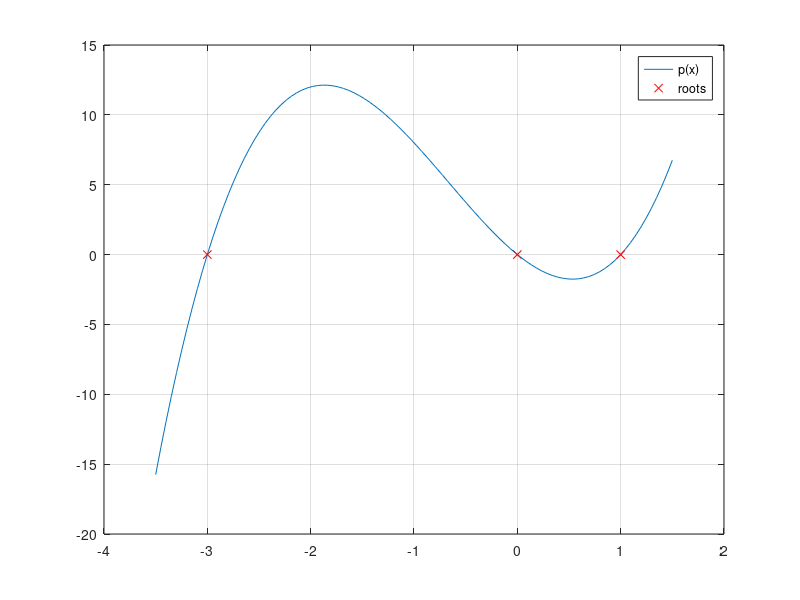

This chart was generated by the following MATLAB code:
%zadana funkce: p(x) = 2x^3 + 4x^2 - 6x
% funkce ROOTS vrátí hodnoty kořenů (při zadaných koeficientech) 
% funkce POLY  vrátí koeficienty polynomu (při zadaných kořenech)  
clear all;
clc;
clf;

disp("Koreny polynomu")
p=[2,4,-6,0]; 
R = roots(p)

disp("Koeficienty polynomu")
P = poly(R)

x = linspace(-3.5,1.5);  
y = polyval(p,x);  
figure('Name',"polynom - 2x^3 + 4x^2 - 6x")

plot(x, y, R, [0;0;0], 'rx'); 
grid on
legend('p(x)','roots');